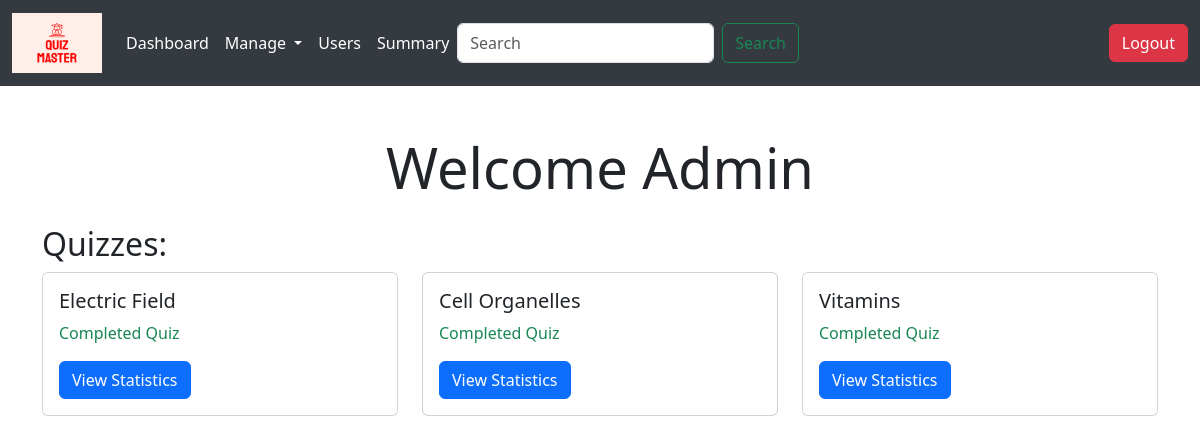
The page /admin_dashboard (signed in) on the database as committed earlier.
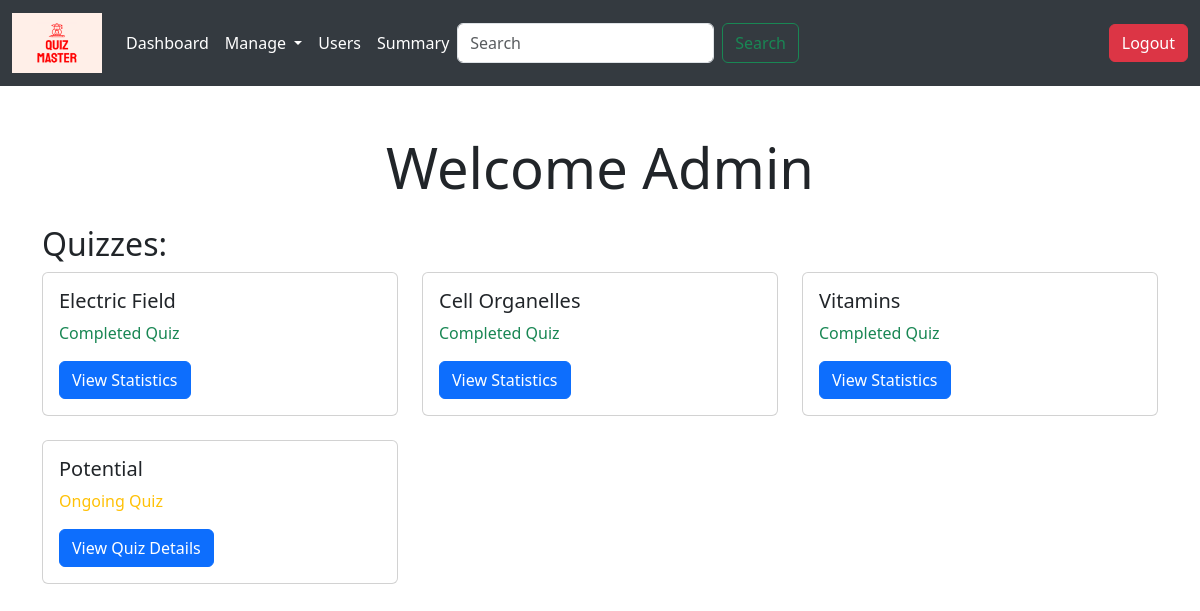
The same page on the database as committed later.
### controller/models.py (models this page shows)
class Quiz(db.Model):
    id = db.Column(db.Integer, primary_key = True, autoincrement = True)
    chapter_id = db.Column(db.Integer, db.ForeignKey('chapter.id'), nullable = False)
    name = db.Column(db.String(128), nullable = False)
    date_of_quiz = db.Column(db.Date, nullable = False)
    duration = db.Column(db.String(64),nullable = False)
    syllabus = db.Column(db.Text)
    total_questions = db.Column(db.Integer)
    maximum_marks = db.Column(db.Integer)
    questions = db.relationship('Question', backref = 'quiz', lazy = True)
    quiz_attempts = db.relationship('Score', backref = 'quiz', lazy = True)

### controller/admin_routes.py (the view)
@app.route('/admin_dashboard') #URL for ADMIN DASHBOARD
@login_required
def admin_dashboard():
    if current_user.role != 'admin':
        flash('You are not authorized to view this page!', 'danger')
        return redirect(url_for('home'))
    quizzes = Quiz.query.all()
    current_date = datetime.today().date()
    return render_template('admin_dashboard.html', quizzes=quizzes, current_date=current_date)

### controller/authorization_routes.py (called while the page is built)
@login_manager.user_loader
def load_user(user_id):
    return User.query.get(int(user_id))

### templates/admin_dashboard.html (shortened to what this page needs)
{% extends "base.html" %}
{% block content %}
  <div class="container mt-5">
    <h1 class="display-4 text-center">Welcome Admin</h1>
    <h2 class="mt-4">Quizzes:</h2>
    <div class="row">
      {% for quiz in quizzes %}
        <div class="col-md-4 mb-4">
          <div class="card">
            <div class="card-body">
              <h5 class="card-title">{{ quiz.name }}</h5>
              {% if quiz.date_of_quiz == current_date %}
                <p class="card-text text-warning">Ongoing Quiz</p>
              {% elif quiz.date_of_quiz > current_date %}
                <p class="card-text text-info">Upcoming Quiz - {{ quiz.date_of_quiz }}</p>
              {% else %}
                <p class="card-text text-success">Completed Quiz</p>
              {% endif %}
              {% if quiz.date_of_quiz == current_date or quiz.date_of_quiz > current_date %}
                <a href="{{ url_for('quiz_details', quiz_id=quiz.id) }}" class="btn btn-primary">View Quiz Details</a>
              {% else %}
                <a href="{{ url_for('quiz_summary', quiz_id=quiz.id) }}" class="btn btn-primary">View Statistics</a>
              {% endif %}
            </div>
          </div>
        </div>
      {% endfor %}
    </div>
  </div>
{% endblock %}

Rows that differ between the two databases and show on the page:
added Quiz: name "Potential", date_of_quiz "Ongoing Quiz"
